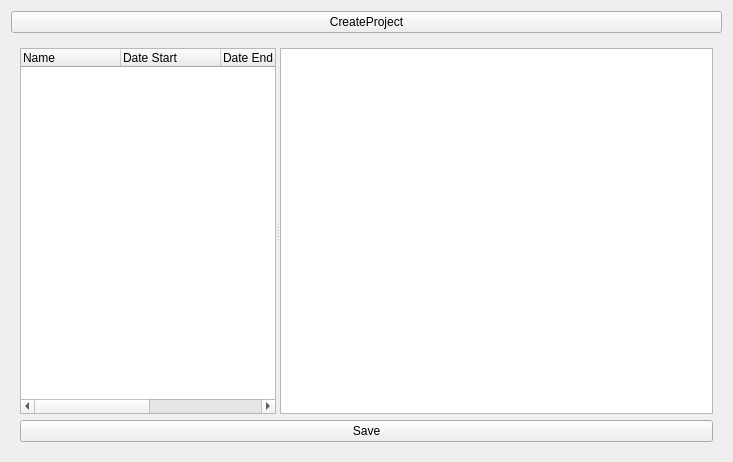
<?xml version="1.0" encoding="UTF-8"?>
<ui version="4.0">
 <class>XGanttWidget</class>
 <widget class="QWidget" name="XGanttWidget">
  <property name="geometry">
   <rect>
    <x>0</x>
    <y>0</y>
    <width>733</width>
    <height>462</height>
   </rect>
  </property>
  <property name="windowTitle">
   <string>Form</string>
  </property>
  <layout class="QGridLayout" name="gridLayout">
   <item row="0" column="0">
    <layout class="QVBoxLayout" name="verticalLayout_3">
     <item>
      <widget class="QPushButton" name="createProjectButton">
       <property name="text">
        <string>CreateProject</string>
       </property>
      </widget>
     </item>
     <item>
      <widget class="QWidget" name="widget" native="true">
       <layout class="QVBoxLayout" name="verticalLayout_2">
        <item>
         <widget class="XSplitter" name="uiGanttSPLT">
          <property name="orientation">
           <enum>Qt::Horizontal</enum>
          </property>
          <widget class="XTreeWidget" name="uiGanttTREE">
           <property name="alternatingRowColors">
            <bool>true</bool>
           </property>
           <property name="x_arrowStyle" stdset="0">
            <bool>true</bool>
           </property>
           <column>
            <property name="text">
             <string notr="true">Name</string>
            </property>
           </column>
           <column>
            <property name="text">
             <string>Date Start</string>
            </property>
           </column>
           <column>
            <property name="text">
             <string>Date End</string>
            </property>
           </column>
           <column>
            <property name="text">
             <string>Days</string>
            </property>
           </column>
           <column>
            <property name="text">
             <string>Weekdays</string>
            </property>
           </column>
          </widget>
          <widget class="QGraphicsView" name="uiGanttVIEW">
           <property name="sizePolicy">
            <sizepolicy hsizetype="Expanding" vsizetype="Expanding">
             <horstretch>1</horstretch>
             <verstretch>1</verstretch>
            </sizepolicy>
           </property>
           <property name="viewportUpdateMode">
            <enum>QGraphicsView::FullViewportUpdate</enum>
           </property>
          </widget>
         </widget>
        </item>
        <item>
         <widget class="QPushButton" name="saveButton">
          <property name="text">
           <string>Save</string>
          </property>
         </widget>
        </item>
       </layout>
      </widget>
     </item>
    </layout>
   </item>
  </layout>
 </widget>
 <customwidgets>
  <customwidget>
   <class>XSplitter</class>
   <extends>QSplitter</extends>
   <header>projexui.widgets.xsplitter</header>
   <container>1</container>
  </customwidget>
  <customwidget>
   <class>XTreeWidget</class>
   <extends>QTreeWidget</extends>
   <header location="global">projexui.widgets.xtreewidget</header>
  </customwidget>
 </customwidgets>
 <resources/>
 <connections/>
</ui>
